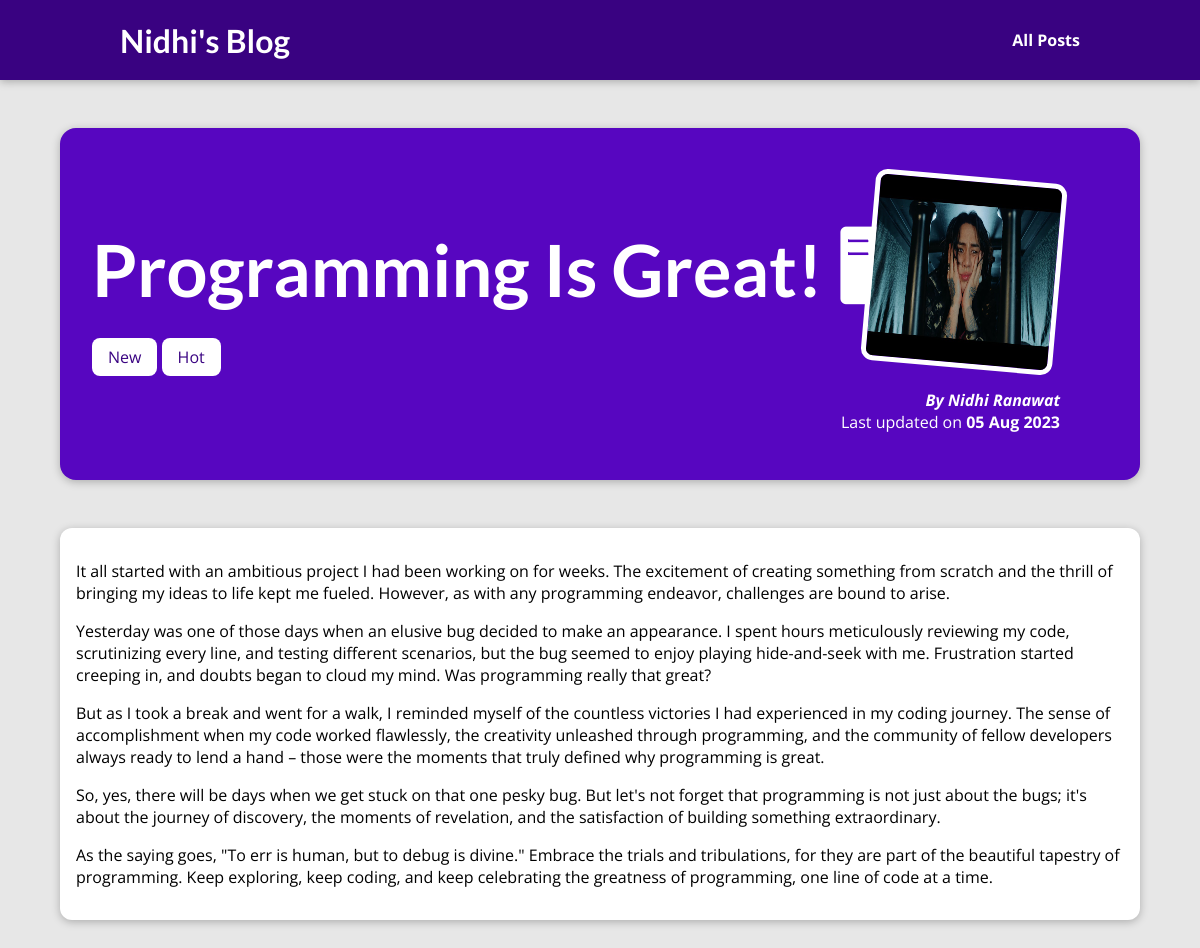
Page /posts/programming-is-fun on the committed database.
### blog/models.py (models this page shows, shortened)
class Post(models.Model):
    title = models.CharField(max_length=150)
    excerpt = models.CharField(max_length=200)
    img_name = models.CharField(max_length=100)
    date = models.DateField(auto_now=True)
    slug = models.SlugField(unique=True)
    content = models.TextField(validators=[MinLengthValidator(10)])
    author = models.ForeignKey(Author, on_delete=models.SET_NULL, null=True, related_name="posts")
    tags = models.ManyToManyField(Tag)

class Tag(models.Model):
    caption = models.CharField(max_length=100)

class Author(models.Model):
    first_name = models.CharField(max_length=100)
    last_name = models.CharField(max_length=100)
    email_address = models.EmailField(max_length=254)
    def full_name(self):
        return f"{self.first_name} {self.last_name}"
    def __str__(self):
        return self.full_name()

### blog/views.py (the view)
# urls.py: path("posts/<str:slug>", views.the_post, name="post_url")
def the_post(request, slug):
    identified_post = Post.objects.get(slug=slug)
    return render(request, "blog/post-detail.html",{
        "post" : identified_post,
        "tags" : identified_post.tags.all()
    })

### blog/templates/blog/post-detail.html (shortened to what this page needs)
{% extends 'base.html' %}
{% load static %}
{% block css_files %}
<link rel="stylesheet" href="{% static 'blog/post-detail.css' %}">
{% endblock %}
{% block content %}
<section id="summary">
    <h2>{{ post.title }}</h2>
    <div>
        {% for tag in tags %}
            <span class="tag">{{ tag.caption }}</span>
        {% endfor %}
    </div>
    <article>
        <img src="{% static 'blog/images/'|add:post.img_name %}" alt={{ post.title }}>
        <address>By <a href="mailto:{{ post.author.email_address }}">{{ post.author }}</a></address>
        <div>
            Last updated on <time>{{ post.date|date:"d M Y" }}</time>
        </div>
    </article>
</section>
<main>
    {{ post.content|linebreaks }}
</main>
{% endblock %}

### static/app.css (style rules this page uses)
* { box-sizing: border-box; }
html { font-family: 'Open Sans', 'Lato', sans-serif; }
body { margin: 0; }
h1, h2, h3 { font-family: 'Lato', sans-serif; font-weight: bold; }

### blog/static/blog/post-detail.css (style rules this page uses)
body { background-color: #e7e7e7; }
#summary { margin: 8rem auto 3rem auto; padding: 2rem; width: 90%; max-width: 90rem; border-radius: 16px; background-color: #5706c0; position: relative; box-shadow: 0 2px 8px rgba(0, 0, 0, 0.25); height: 22rem; }
#summary h2 { color: white; font-size: 4.5rem; margin-bottom: 0.25rem; }
#summary article { position: absolute; top: 2rem; right: 3rem; padding: 1rem 2rem; border-radius: 12px; text-align: right; color: white; }
#summary article img { width: 12rem; height: 12rem; border-radius: 12px; transform: rotateZ(5deg); border: 5px solid white; margin-bottom: 1rem; }
#summary address { font-weight: bold; }
#summary article a { color: white; text-decoration: none; }
#summary time { font-weight: bold; }
main { width: 90%; max-width: 90rem; margin: 3rem auto; background-color: white; padding: 1rem; border-radius: 12px; box-shadow: 0 2px 8px rgba(0, 0, 0, 0.25); }
.tag { background-color: white; color: #390281; padding: 0.5rem 1rem; border-radius: 8px; }

### rows in the picture
Post: title "Programming Is Great! 🖥", img_name (picture), author "Nidhi Ranawat", date "05 Aug 2023", content "It all started with an ambitious project I had been working on for weeks. The excitement of creating something from scratch and the thrill of bringing my ideas to life kept me fueled. However, as with any programming endeavor, challenges are bound to arise. Yesterday was one of those days when an elusive bug decided to make an appearance. I spent hours meticulously reviewing my code, scrutinizing every line, and testing different scenarios, but the bug seemed to enjoy playing hide-and-seek with me. Frustration started creeping in, and doubts began to cloud my mind. Was programming really that great? But as I took a break and went for a walk, I reminded myself of the countless victories I…"
Tag: caption "New"
Tag: caption "Hot"
